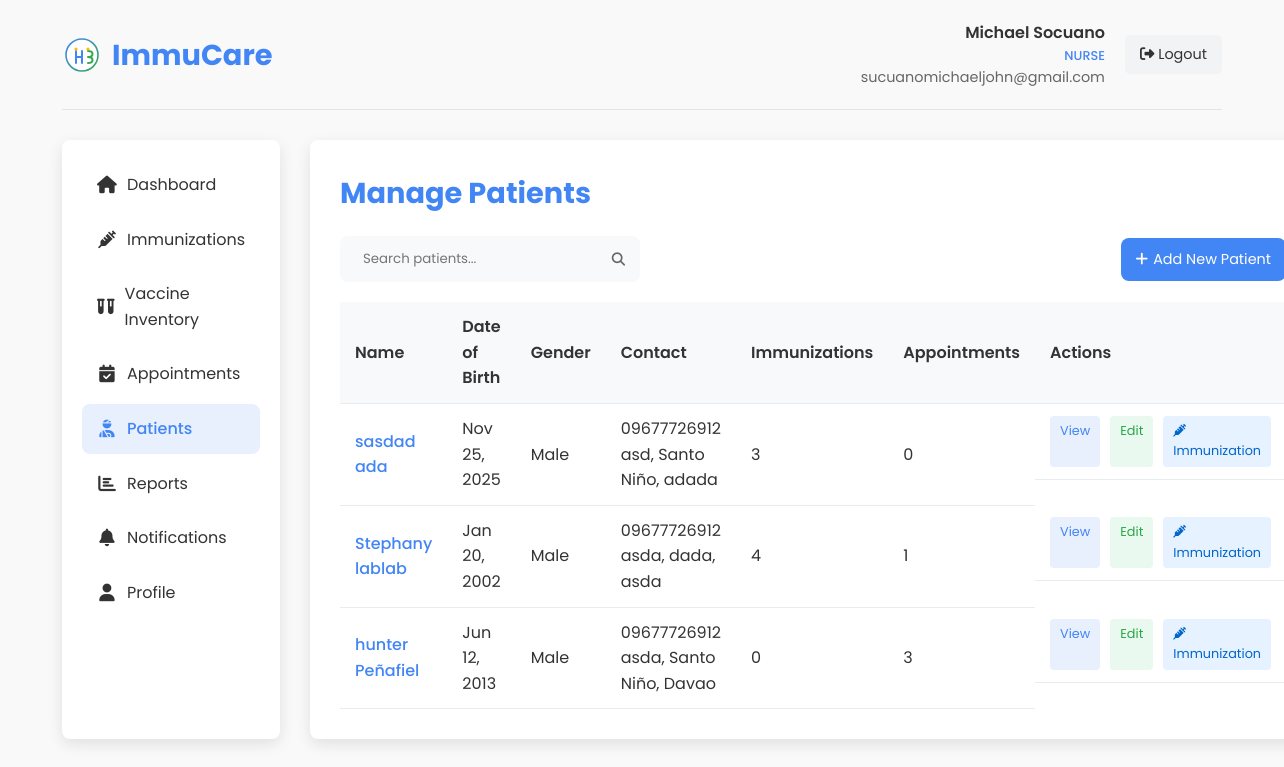
/nurse_patients.php (signed in), run on the app's committed database.
### tables this page shows
CREATE TABLE `patients` (
  `id` int(11) NOT NULL,
  `user_id` int(11) DEFAULT NULL,
  `first_name` varchar(50) NOT NULL,
  `middle_name` varchar(50) DEFAULT NULL,
  `last_name` varchar(50) NOT NULL,
  `date_of_birth` date NOT NULL,
  `gender` enum('male','female','other') NOT NULL,
  `blood_type` varchar(10) DEFAULT NULL COMMENT 'Patient blood type (A+, A-, B+, B-, AB+, AB-, O+, O-)',
  `purok` text NOT NULL,
  `city` varchar(100) NOT NULL,
  `province` varchar(100) NOT NULL,
  `postal_code` varchar(20) DEFAULT NULL,
  `phone_number` varchar(20) DEFAULT NULL,
  `email` varchar(255) DEFAULT NULL,
  `medical_history` text DEFAULT NULL,
  `allergies` text DEFAULT NULL,
  `diagnosis` text DEFAULT NULL COMMENT 'Patient diagnosis information',
  `created_at` datetime NOT NULL,
  `updated_at` timestamp NOT NULL DEFAULT current_timestamp() ON UPDATE current_timestamp()
);

### nurse_patients.php (the view, shortened to what this page needs)
<?php
$user_name = isset($_SESSION['user_name']) ? $_SESSION['user_name'] : 'Nurse';
$user_email = isset($_SESSION['user_email']) ? $_SESSION['user_email'] : '';
$conn = new mysqli(DB_HOST, DB_USER, DB_PASS, DB_NAME);
$search = isset($_GET['search']) ? $_GET['search'] : '';
$search_condition = '';
$page = isset($_GET['page']) ? (int)$_GET['page'] : 1;
$records_per_page = 10;
$offset = ($page - 1) * $records_per_page;
$query = "SELECT p.*,
          (SELECT COUNT(*) FROM immunizations i WHERE i.patient_id = p.id) as immunization_count,
          (SELECT COUNT(*) FROM appointments a WHERE a.patient_id = p.id AND a.status = 'confirmed') as appointment_count
          FROM patients p
          WHERE 1=1 $search_condition
          ORDER BY p.last_name ASC
          LIMIT $offset, $records_per_page";
$patients = $conn->query($query);
?>
<!DOCTYPE html>
<html lang="en">
<head>
    <link rel="stylesheet" href="styles.css">
    <link rel="stylesheet" href="https://cdnjs.cloudflare.com/ajax/libs/font-awesome/6.4.0/css/all.min.css">
</head>
<body>
    <div class="dashboard-container">
        <div class="dashboard-header">
            <div class="dashboard-logo">
                <img src="images/logo.svg" alt="ImmuCare Logo">
                <h1>ImmuCare</h1>
            </div>
            <div class="user-menu">
                <div class="user-info">
                    <div class="user-name"><?php echo htmlspecialchars($user_name); ?></div>
                    <div class="user-role">Nurse</div>
                    <div class="user-email"><?php echo htmlspecialchars($user_email); ?></div>
                </div>
                <a href="?logout=1" class="logout-btn">
                    <i class="fas fa-sign-out-alt"></i> Logout
                </a>
            </div>
        </div>
        <div class="dashboard-content">
            <div class="sidebar">
                <ul class="sidebar-menu">
                    <li><a href="nurse_dashboard.php"><i class="fas fa-home"></i> Dashboard</a></li>
                    <li><a href="nurse_immunizations.php"><i class="fas fa-syringe"></i> Immunizations</a></li>
                    <li><a href="nurse_vaccine_inventory.php"><i class="fas fa-vials"></i> Vaccine Inventory</a></li>
                    <li><a href="nurse_appointments.php"><i class="fas fa-calendar-check"></i> Appointments</a></li>
                    <li><a href="nurse_patients.php" class="active"><i class="fas fa-user-injured"></i> Patients</a></li>
                    <li><a href="nurse_reports.php"><i class="fas fa-chart-bar"></i> Reports</a></li>
                    <li><a href="nurse_notifications.php"><i class="fas fa-bell"></i> Notifications</a></li>
                    <li><a href="nurse_profile.php"><i class="fas fa-user"></i> Profile</a></li>
                </ul>
            </div>
            <div class="main-content">
                <h2 class="page-title">Manage Patients</h2>
                <div class="action-bar">
                    <form class="search-form" action="" method="GET">
                        <input type="text" name="search" placeholder="Search patients..." value="<?php echo htmlspecialchars($search); ?>">
                        <button type="submit"><i class="fas fa-search"></i></button>
                    </form>
                    <a href="javascript:void(0)" class="add-btn" onclick="openModal('addPatientModal')">
                        <i class="fas fa-plus"></i> Add New Patient
                    </a>
                </div>
                <table class="patient-table">
                    <thead>
                        <tr>
                            <th>Name</th>
                            <th>Date of Birth</th>
                            <th>Gender</th>
                            <th>Contact</th>
                            <th>Immunizations</th>
                            <th>Appointments</th>
                            <th>Actions</th>
                        </tr>
                    </thead>
                    <tbody>
                        <?php if ($patients->num_rows > 0): ?>
                            <?php while ($patient = $patients->fetch_assoc()): ?>
                                <tr>
                                    <td class="patient-name">
                                        <?php echo htmlspecialchars($patient['first_name'] . ' ' . $patient['last_name']); ?>
                                    </td>
                                    <td>
                                        <?php echo date('M j, Y', strtotime($patient['date_of_birth'])); ?>
                                    </td>
                                    <td>
                                        <?php echo ucfirst(htmlspecialchars($patient['gender'])); ?>
                                    </td>
                                    <td>
                                        <div><?php echo htmlspecialchars($patient['phone_number']); ?></div>
                                        <div class="patient-info">
                                            <?php echo htmlspecialchars($patient['purok'] . ', ' . $patient['city'] . ', ' . $patient['province']); ?>
                                        </div>
                                    </td>
                                    <td>
                                        <?php echo $patient['immunization_count']; ?>
                                    </td>
                                    <td>
                                        <?php echo $patient['appointment_count']; ?>
                                    </td>
                                    <td class="action-buttons">
                                        <a href="javascript:void(0)" class="view-btn" data-id="<?php echo $patient['id']; ?>" onclick="loadPatientDetails(this.getAttribute('data-id'))">View</a>
                                        <a href="javascript:void(0)" class="edit-btn" data-id="<?php echo $patient['id']; ?>" onclick="loadPatientForEdit(this.getAttribute('data-id'))">Edit</a>
                                        <a href="javascript:void(0)" class="immunization-btn" data-id="<?php echo $patient['id']; ?>" onclick="loadImmunizationHistory(this.getAttribute('data-id'))">
                                            <i class="fas fa-syringe"></i> Immunization
                                        </a>
                                    </td>
                                </tr>
                            <?php endwhile; ?>
                        <?php else: ?>
                            <tr>
                                <td colspan="7" style="text-align: center;">No patients found.</td>
                            </tr>
                        <?php endif; ?>
                    </tbody>
                </table>
            </div>
        </div>
    </div>
</body>
</html>

### styles.css (style rules this page uses)
:root { --primary-color: #4285f4; --secondary-color: #34a853; --accent-color: #fbbc05; --text-color: #333; --light-text: #666; --bg-light: #f9f9f9; --bg-white: #ffffff; --shadow: 0 5px 15px rgba(0, 0, 0, 0.1); --border-radius: 8px; --transition: all 0.3s ease; }
* { margin: 0; padding: 0; box-sizing: border-box; }
html { scroll-behavior: smooth; }
body { font-family: 'Poppins', sans-serif; line-height: 1.6; color: var(--text-color); background-color: var(--bg-light); }
a { text-decoration: none; color: inherit; }
ul { list-style: none; }
img { max-width: 100%; height: auto; }

### nurse_patients.php (style rules this page uses)
.dashboard-container { max-width: 1200px; margin: 0 auto; padding: 20px; }
.dashboard-header { display: flex; justify-content: space-between; align-items: center; margin-bottom: 30px; padding-bottom: 20px; border-bottom: 1px solid #e1e4e8; }
.dashboard-logo { display: flex; align-items: center; }
.dashboard-logo img { height: 40px; margin-right: 10px; }
.dashboard-logo h1 { font-size: 1.8rem; color: var(--primary-color); margin: 0; }
.user-menu { display: flex; align-items: center; }
.user-info { margin-right: 20px; text-align: right; }
.user-name { font-weight: 600; color: var(--text-color); }
.user-role { font-size: 0.8rem; color: var(--primary-color); font-weight: 500; text-transform: uppercase; }
.user-email { font-size: 0.9rem; color: var(--light-text); }
.logout-btn { padding: 8px 15px; background-color: #f1f3f5; color: var(--text-color); border-radius: 5px; font-size: 0.9rem; transition: var(--transition); text-decoration: none; }
.dashboard-content { display: grid; grid-template-columns: 1fr 4fr; gap: 30px; }
.sidebar { background-color: var(--bg-white); border-radius: var(--border-radius); box-shadow: var(--shadow); padding: 20px; }
.sidebar-menu { list-style: none; padding: 0; margin: 0; }
.sidebar-menu li { margin-bottom: 5px; }
.sidebar-menu a { display: flex; align-items: center; padding: 12px 15px; border-radius: var(--border-radius); color: var(--text-color); transition: var(--transition); text-decoration: none; }
.sidebar-menu a.active { background-color: #e8f0fe; color: var(--primary-color); font-weight: 500; }
.sidebar-menu i { margin-right: 10px; font-size: 1.1rem; width: 20px; text-align: center; }
.main-content { background-color: var(--bg-white); border-radius: var(--border-radius); box-shadow: var(--shadow); padding: 30px; }
.page-title { font-size: 1.8rem; color: var(--primary-color); margin-bottom: 20px; }
.action-bar { display: flex; justify-content: space-between; align-items: center; margin-bottom: 20px; }
.search-form { display: flex; align-items: center; background-color: #f8f9fa; border-radius: var(--border-radius); padding: 5px 15px; width: 300px; }
.search-form input { border: none; background: transparent; padding: 8px; width: 100%; font-family: 'Poppins', sans-serif; }
.search-form button { background: transparent; border: none; color: var(--light-text); cursor: pointer; }
.add-btn { padding: 10px 15px; background-color: var(--primary-color); color: white; border: none; border-radius: var(--border-radius); font-size: 0.9rem; cursor: pointer; transition: var(--transition); text-decoration: none; display: flex; align-items: center; }
.add-btn i { margin-right: 5px; }
.patient-table { width: 100%; border-collapse: collapse; }
.patient-table th, .patient-table td { padding: 12px 15px; text-align: left; border-bottom: 1px solid #e9ecef; }
.patient-table th { background-color: #f8f9fa; font-weight: 600; color: var(--text-color); }
.patient-name { font-weight: 500; color: var(--primary-color); }
.action-buttons { display: flex; gap: 10px; }
.view-btn, .edit-btn, .delete-btn, .immunization-btn { padding: 5px 10px; border-radius: 4px; font-size: 0.8rem; text-decoration: none; transition: var(--transition); }
.view-btn { background-color: #e8f0fe; color: var(--primary-color); }
.edit-btn { background-color: #e9f9ef; color: #28a745; }
.immunization-btn { background-color: #e6f2ff; color: #0066cc; cursor: pointer; }

### data on the page
patients: first_name+last_name "sasdad ada", date_of_birth "Nov 25, 2025", gender "Male", phone_number "09677726912", purok+city+province "asd, Santo Niño, adada", immunization_count "3", appointment_count "0"
patients: first_name+last_name "Stephany lablab", date_of_birth "Jan 20, 2002", gender "Male", phone_number "09677726912", purok+city+province "asda, dada, asda", immunization_count "4", appointment_count "1"
patients: first_name+last_name "hunter Peñafiel", date_of_birth "Jun 12, 2013", gender "Male", phone_number "09677726912", purok+city+province "asda, Santo Niño, Davao", immunization_count "0", appointment_count "3"

### other printed values
$user_name "Michael Socuano"
$user_email "sucuanomichaeljohn@gmail.com"
